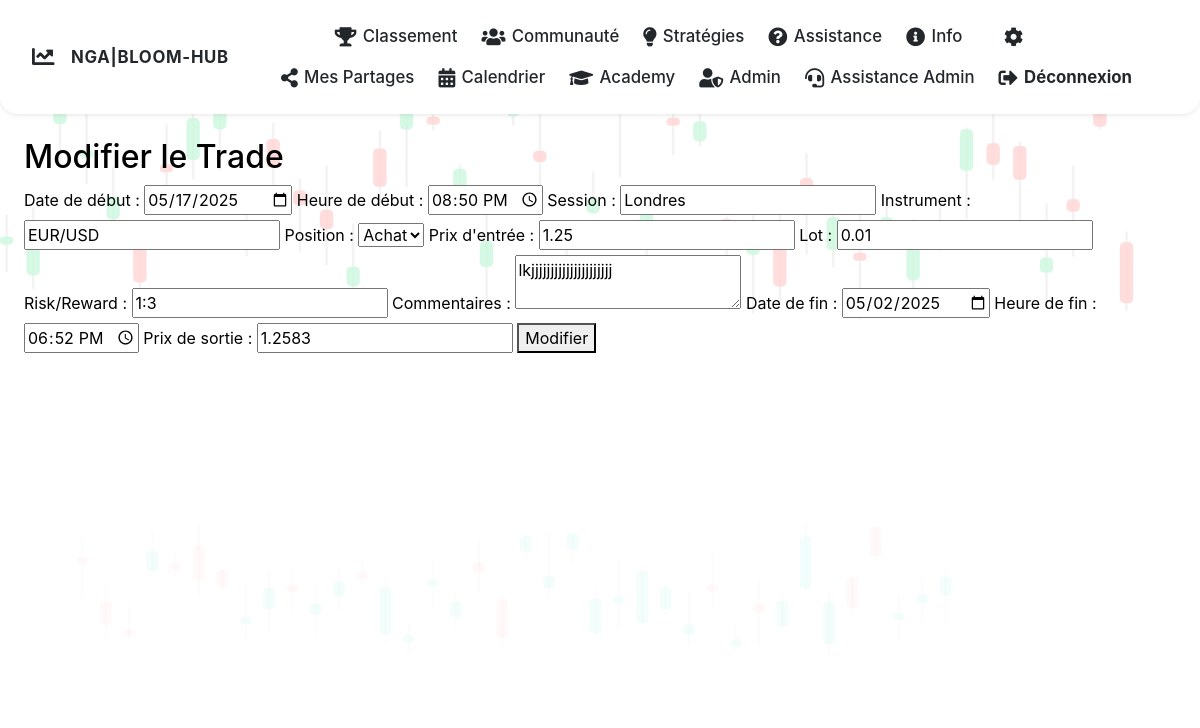
The app's page /edit_trade/39 (signed in) with its own data.
### main.py (models this page shows, shortened)
class Trade(db.Model):
    __tablename__ = 'trades'
    id = db.Column(db.Integer, primary_key=True)
    date_debut = db.Column(db.DateTime, nullable=False)
    date_fin = db.Column(db.DateTime, nullable=True)
    session = db.Column(db.String(50), nullable=False)
    instrument = db.Column(db.String(50), nullable=False)
    position = db.Column(db.String(10), nullable=False)
    prix_entree = db.Column(db.Float, nullable=False)
    prix_sortie = db.Column(db.Float, nullable=True)
    lot = db.Column(db.Float, nullable=False)
    risk_reward = db.Column(db.String(10), nullable=False)
    time_frame = db.Column(db.String(50), nullable=True)
    commentaires = db.Column(db.Text, nullable=True)
    capture = db.Column(db.String(200), nullable=True)
    resultat = db.Column(db.Float, nullable=True)
    pourcentage = db.Column(db.Float, nullable=True)
    statut = db.Column(db.String(20), default="EN_COURS")
    tags = db.Column(db.String(200), nullable=True)
    journal_id = db.Column(db.Integer, db.ForeignKey('journals.id'), nullable=False)
    date_enregistrement = db.Column(db.DateTime, nullable=False, default=datetime.utcnow)
    reflections = db.relationship('ReflectionEntry', backref='trade', lazy=True)

### main.py (the view, shortened to what this page needs)
@app.route('/edit_trade/<int:trade_id>', methods=['GET', 'POST'])
def edit_trade(trade_id):
    if 'user_id' not in session:
        return redirect(url_for('login'))
    trade = Trade.query.get(trade_id)
    if not trade:
        flash("Trade introuvable.")
        return redirect(url_for('home'))
    journal = Journal.query.get(trade.journal_id)
    if not journal or journal.user.id != session['user_id']:
        flash("Accès non autorisé.")
        return redirect(url_for('home'))
    return render_template('edit_trade.html', trade=trade)

### main.py (called while the page is built)
@app.context_processor
def inject_site_name():
    return {'site_name': 'NGA|BLOOM-HUB'}

### templates/edit_trade.html (shortened to what this page needs)
{% extends "base.html" %}
{% block content %}
<h2>Modifier le Trade</h2>
<form method="POST">
    <label for="date_debut">Date de début :</label>
    <input type="date" id="date_debut" name="date_debut" value="{{ trade.date_debut.strftime('%Y-%m-%d') }}" required>
    <label for="heure_debut">Heure de début :</label>
    <input type="time" id="heure_debut" name="heure_debut" value="{{ trade.date_debut.strftime('%H:%M') }}" required>
    <label for="session">Session :</label>
    <input type="text" id="session" name="session" value="{{ trade.session }}" required>
    <label for="instrument">Instrument :</label>
    <input type="text" id="instrument" name="instrument" value="{{ trade.instrument }}" required>
    <label for="position">Position :</label>
    <select id="position" name="position">
        <option value="achat" {% if trade.position == "achat" %}selected{% endif %}>Achat</option>
    </select>
    <label for="prix_entree">Prix d'entrée :</label>
    <input type="text" id="prix_entree" name="prix_entree" value="{{ trade.prix_entree }}" required>
    <label for="lot">Lot :</label>
    <input type="text" id="lot" name="lot" value="{{ trade.lot }}" required>
    <label for="risk_reward">Risk/Reward :</label>
    <input type="text" id="risk_reward" name="risk_reward" value="{{ trade.risk_reward }}" required>
    <label for="commentaires">Commentaires :</label>
    <textarea id="commentaires" name="commentaires">{{ trade.commentaires }}</textarea>
    <label for="date_fin">Date de fin :</label>
    <input type="date" id="date_fin" name="date_fin" value="{{ trade.date_fin.strftime('%Y-%m-%d') if trade.date_fin else '' }}">
    <label for="heure_fin">Heure de fin :</label>
    <input type="time" id="heure_fin" name="heure_fin" value="{{ trade.date_fin.strftime('%H:%M') if trade.date_fin else '' }}">
    <label for="prix_sortie">Prix de sortie :</label>
    <input type="text" id="prix_sortie" name="prix_sortie" value="{{ trade.prix_sortie if trade.prix_sortie else '' }}">
    <button type="submit">Modifier</button>
</form>
{% endblock %}

### static/css/style.css (style rules this page uses)
body { background: none; }
body:not(.dark-theme) { background-color: white; color: black; }
body { background: #f8f9fa; color: #23272b; }

### records on screen
Trade: date_debut "05/17/2025", heure_debut "20:50", session "Londres", instrument "EUR/USD", position "Achat", prix_entree "1.25", lot "0.01", risk_reward "1:3", commentaires "lkjjjjjjjjjjjjjjjjjjjjj", date_fin "05/02/2025", heure_fin "18:52", prix_sortie "1.2583"

### other values on screen
{{ site_name }} "NGA|BLOOM-HUB"
